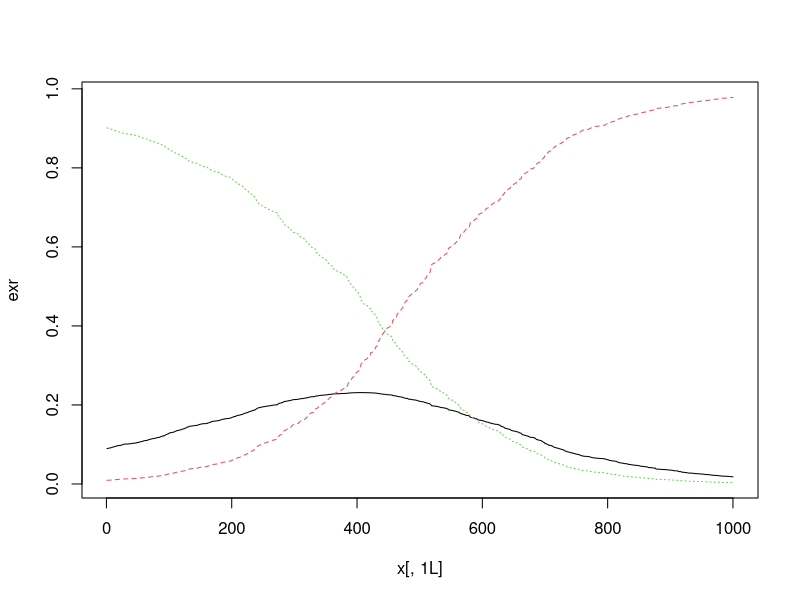
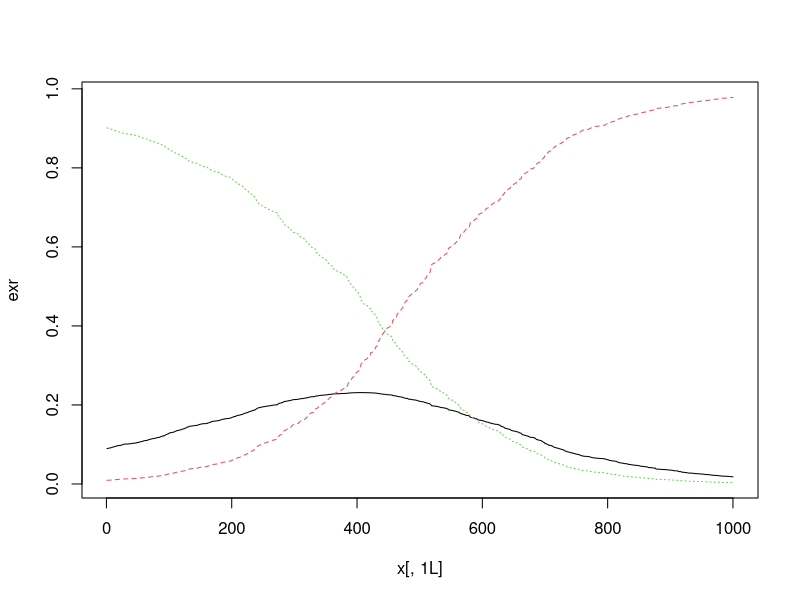
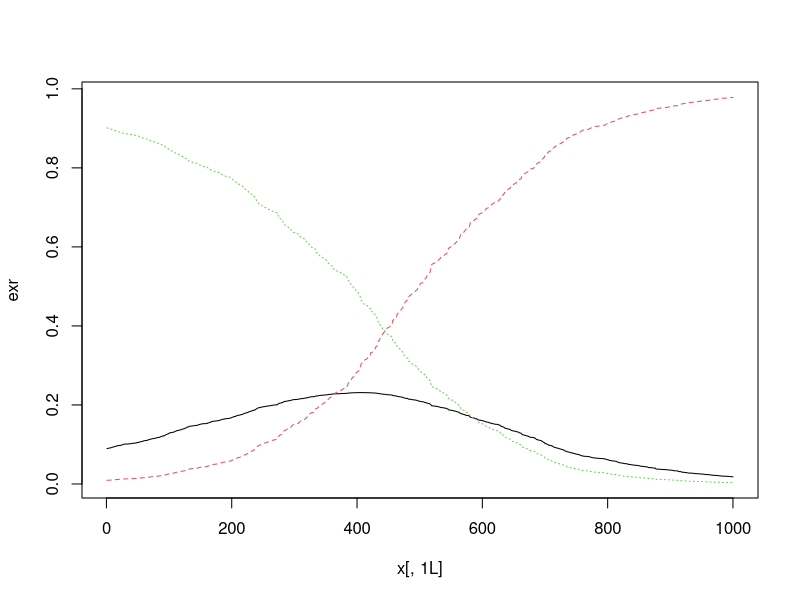
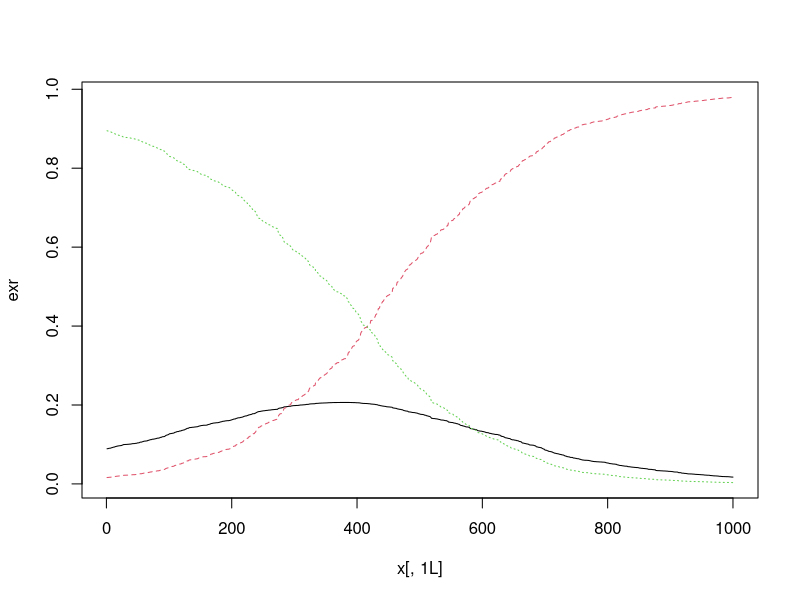
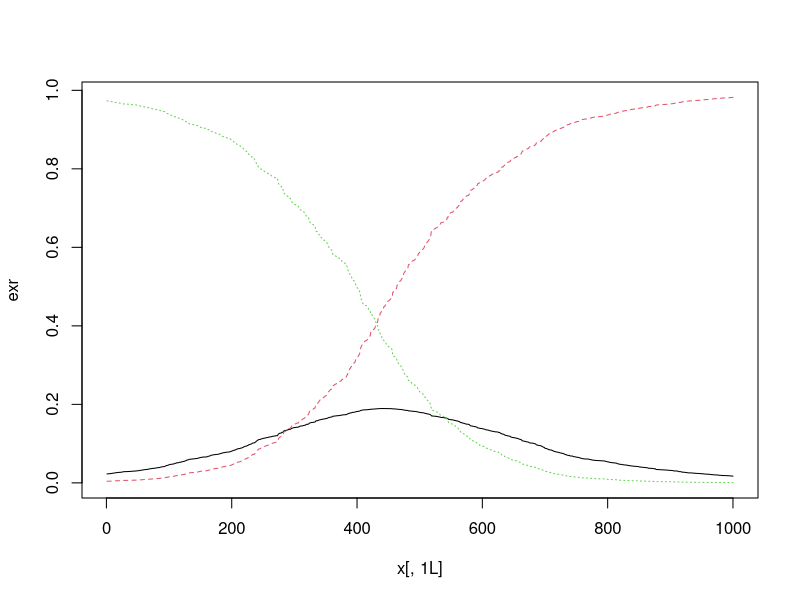
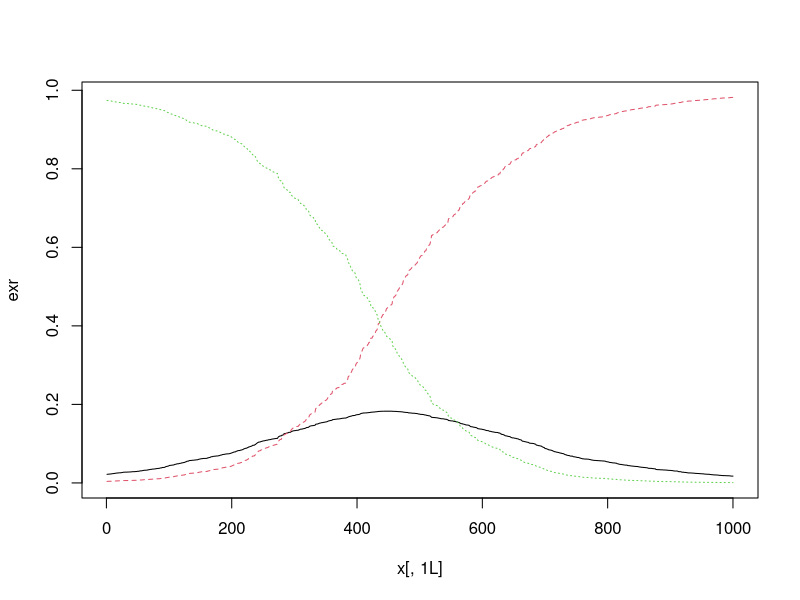
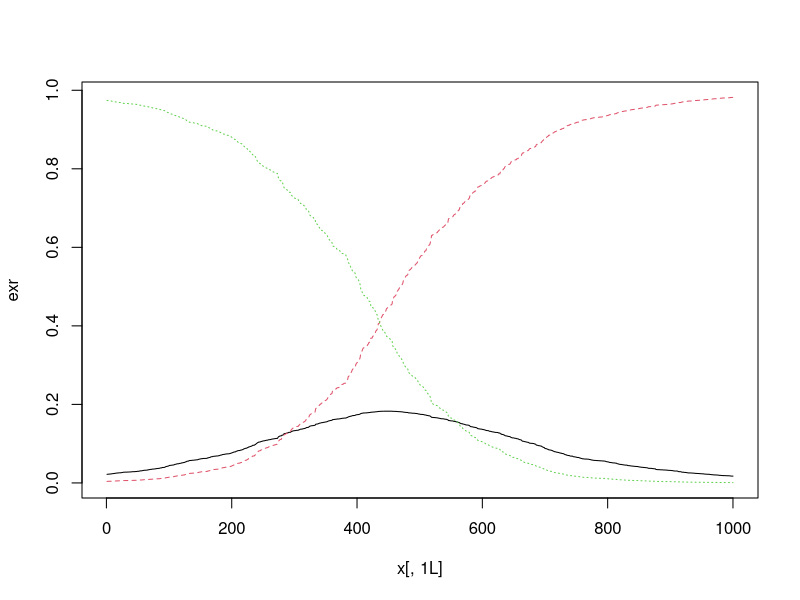
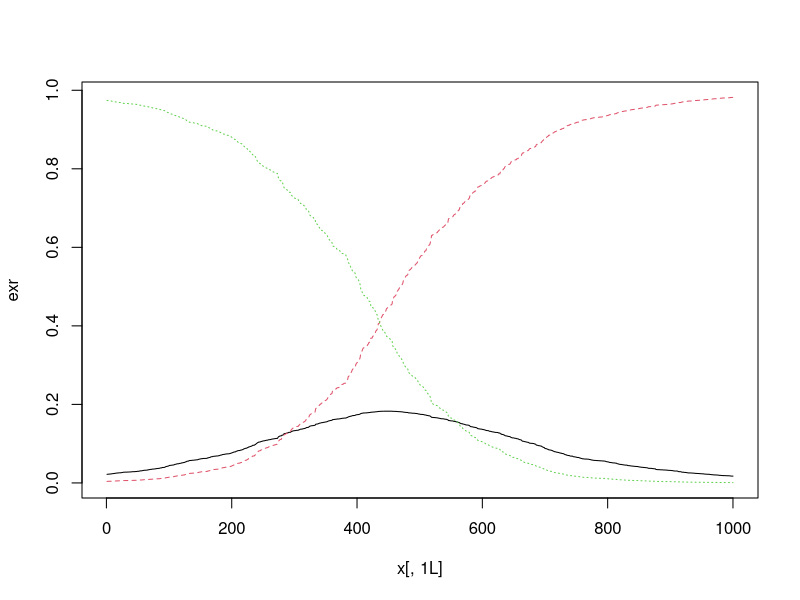

Reproduce these figures in R, in order. (Note: this script raises an error after producing the figures.)
library(mvtnorm)
library(MASS)
options(error=dump.frames)

# t - registered time, no censorship, nx1
# t.l, t.u - lower and upper bounds in interval-censored data, nx1 each 
# if data is uncensored, they should be equal (but only t.l is used)
# right.censored - indicator, nx1
# interv.censored - indicator, nx1
# X covariates - nxp
# w - simulated latent times, nx1
# Z - indicator of latent component, n x J
# beta - coeffcients of AFT models, J x p
# sigma - sigma of AFT models, J x 1 
# rho - coefficients of logistic link, J x p

moaftme.sampler <- function(t.l, t.u, right.censored, int.censored, X, J, M, 
        n0, S0, b0, B0, tune) {
    n <- nrow(X)
    p <- ncol(X)

    # samples
    w.samples <- matrix(NA, nrow=M, ncol=n)
    Z.samples <- array(NA, c(M, n, J))
    sigma.samples <- matrix(nrow=M, ncol=J)
    # usar B0
    beta.samples <- array(NA, c(M, J, p))
    rho.samples <- array(NA, c(M, J, p))

    # initial sampling
    Z.samples[1,,] <- t(rmultinom(n, 1, rep(1/J, J)))
    beta.samples[1,,] <- matrix(rnorm(p*J, mean=0, sd=1), ncol=p)
    rho.samples[1,,] <- matrix(rnorm(p*J, mean=0, sd=1), ncol=p)
    # set first col to zero for identifiability
    rho.samples[1,1,] <- matrix(0, nrow=p, ncol=1)
    #sigma.samples[1,] <- matrix(1/rgamma(J, n0/2, n0*S0/2), nrow=1)
    sigma.samples[1,] <- matrix(1, nrow=1, ncol=J)
    w.samples[1,] <- matrix(0, nrow=n)

    accepts <- rep(0, J)

    alpha0 <- 1
    lambda0 <- 1
    gamma0 <- 10

    accepts.rho <- 0
    
    # main loop
    for (m in 2:M) {
        print(m)

        w.samples[m,] <- sample.w(t.l, t.u, right.censored, int.censored,
                Z.samples[m-1,,],
                X,
                beta.samples[m-1,,],
                sigma.samples[m-1,])

        Z.samples[m,,] <- sample.z(w.samples[m,], X,
                beta.samples[m-1,,], 
                rho.samples[m-1,,],
                sigma.samples[m-1,])
        
        # sample.beta uses log of time
        Y <- log(w.samples[m,])
        out <- sample.beta(Y, X, Z.samples[m,,], n0, S0, b0, B0)
        beta.samples[m,,] <- out$beta
        sigma.samples[m,] <- out$sigma
        
        out <- sample.rho(X, Z.samples[m,,], rho.samples[m-1,,], gamma0, tune$rho)
        rho.samples[m,,] <- out$rho

        accepts.rho <- accepts.rho + out$accept
    }

    accepts.rho <- (accepts.rho*100)/m

    list(w.samples=w.samples,Z.samples=Z.samples,sigma.samples=sigma.samples,
            beta.samples=beta.samples,rho.samples=rho.samples,accepts.rho=accepts.rho)
}

# return .w, 1xp matrix of pseudo-observations
sample.w <- function(t.l, t.u, right.censored, int.censored, Z, X,
        .beta, .sigma) {
    # convert from 0,1 to T,F
    Z <- (Z == 1)
    # by default (no censorship) .w[i] = t.l
    .w <- t.l
    for (i in 1:nrow(t.l)) {
        xtb <- crossprod(X[i,], .beta[Z[i,],])
        s <- .sigma[Z[i,]]
        if (int.censored[i]==1) {
            FlFu <- plnorm(c(t.l[i], t.u[i]), xtb, s)
            # handle case when Fl and Fu ~ 1
            if (FlFu[1] > (1-1e-6)) {
                .w[i] <- runif(1, t.l[i], t.u[i])
            } else {
                .w[i] <- qlnorm(runif(1, FlFu[1], FlFu[2]), xtb, s)
            }
        } else if (right.censored[i]==1) {
            Fl <- plnorm(t.l[i], xtb, s)
            .w[i] <- qlnorm(runif(1, Fl, 1 ), xtb, s)
            .w[i] <- ifelse(is.infinite(.w[i]), t.l[i], .w[i])
        }
        #print(.w[i])
        if (is.infinite(.w[i])) {
            print('Infinite')
        }
        if (is.nan(.w[i])) {
            print('nan')
        }
        if (is.infinite(.w[i]) || is.nan(.w[i])) {
            print(.beta[Z[i,],])
            print(s)
            print(xtb)
            print(sprintf("i=%d, Fl=%f, Fu=%f, rc=%d", i, plnorm(t.l[i], xtb, s), plnorm(t.u[i], xtb, s), right.censored[i]))
        }
 
    }
    .w
}

dF.i <- function(t.i, x.i, .beta, .rho, .sigma) {
    .p <- exp(tcrossprod(x.i, .rho))
    .p <- .p/repmat(rowSums(.p), 1, ncol(.p))
    tcrossprod(.p,plnorm(t.i, tcrossprod(x.i,.beta) ,.sigma))
}

# return nxJ matrix Z where Z[i,j]=1 indicates obs. i comes from component j
sample.z <- function(w, X, .beta, .rho, .sigma) {
    # .p: nxj matrix where .p(i,j) = p(x.i, rho.j)
    xtr <- tcrossprod(X, .rho)
    # logs to (try to) avoid overflow
    .p <- exp(xtr - repmat(log(rowSums(exp(xtr))), 1, nrow(.rho)))

    # .f: nxj matrix where .f(i,j) = .f_j(x.i, .beta.j) 
    .f <- dlnorm(repmat(w, 1, ncol(.p)), tcrossprod(X,.beta), repmat(matrix(.sigma,nrow=1), nrow(X), 1))
    # h: nxj matrix where

    h <- .f * .p

    if (any(is.nan(h))) {
        #print("nan")
        #print(xtr)
        ##print(rowSums(exp(xtr)))
        #print(.p)
        #print(.f)
    }

    Z <- matrix(nrow=nrow(X), ncol=nrow(.beta))
    for (i in 1:nrow(X)) {
        Z[i,] <- rmultinom(1, 1, h[i,])
    }

    if (any(colSums(Z)==0)) {
        print("Empty z")
        browser()
    }

    Z
}

# Y: log(w)
# z: column of memberships for jth component
sample.beta <- function(Y,X,Z,n0,S0,b0,B0) {

    #J x p
    out.beta <- matrix(NA, nrow=ncol(Z), ncol=ncol(X))
    #1 x J
    out.sigma <- matrix(NA, nrow=1, ncol=ncol(Z))
    for (j in 1:nrow(out.beta)) {
        #out <- sample.beta.j(Y, X, Z.samples[m,,j], sigma.samples[m-1,j]^2, n0, S0, b0, B0)  
        #sigma.samples[m,j] <- sqrt(out$sig2j)
        #beta.samples[m,j,] <- t(out$beta.j)
        X.s<- matrix(X[Z[,j]==1,],nrow=sum(Z[,j]) ,ncol=ncol(X))
        Y.s<- Y[Z[,j]==1]
        .n <-nrow(X.s)
        p <- ncol(X.s)
        #b0<-matrix(0,ncol(X.s),1)
        #B0<-1000*diag(ncol(X.s))
        B1<- ginv(ginv(B0) + t(X.s) %*% X.s)
        b1<-B1%*%(ginv(B0)%*%b0 + t(X.s)%*%Y.s)
        beta.h<- ginv(t(X.s)%*% X.s ) %*% t(X.s) %*% Y.s
        n1<-n0 + .n


        S2 <- t(Y.s)%*% (diag(.n) - X.s%*%ginv(t(X.s)%*% X.s)%*%t(X.s) )%*% Y.s / (.n - ncol(X.s))
        n1S1<- n0*S0 + (.n-p)*S2[1,1] + t(beta.h - b0)%*% ginv( B0 + ginv(t(X.s)%*%X.s) ) %*% (beta.h -b0)
        out.sigma[j] <- sqrt(1/ rgamma(1,n1/2,n1S1/2))

        #out.beta[j,] <- t(rmvt(1,B1,n1)) + b1
        out.beta[j,] <- rmvnorm(1, b1, out.sigma[j] * B1)

        if (is.nan(out.sigma[j])) {
            print("Sigma nan")
            browser()
        }

        #while (is.nan(sigma.j))  {
        #    sigma.j <- 1/ rgamma(1,n1/2,n1S1/2)
        #}
    }
    list(beta=out.beta,sigma=out.sigma)
}

sample.beta.2 <- function(Y, X, Z) {
    #J x p
    out.beta <- matrix(NA, nrow=ncol(Z), ncol=ncol(X))
    #1 x J
    out.sigma <- matrix(NA, nrow=1, ncol=ncol(Z))

    # 0,1 -> T,F for indexing
    Z <- (Z==1)
    for (j in 1:nrow(out.beta)) {
        X.s <- X[Z[,j],]
        Y.s <- matrix(Y[Z[,j]],ncol=1)
        fit = lm(Y.s ~ 0 + X.s)
        .beta.hat <- matrix(fit$coef, c(1, fit$rank))
        s2 <- sum(fit$residuals^2)/fit$df.residual
        shape <- fit$df.residual/2
        rate <- fit$df.residual/2 * s2
        vbeta <- vcov(fit)/s2
        out.sigma[j] <- sqrt(1/rgamma(1, shape=shape, rate=rate))
        print(.beta.hat)
        print(vbeta)
        .beta <- mvrnorm(1, rep(0, ncol(.beta.hat)), vbeta) 
        out.beta[j,] <- .beta.hat + .beta * out.sigma[j]
    }
    #log.post <- function(.beta) {
    #    P1 <- X %*% solve(t(X.s) %*% X) %*% t(X)
    #    -(p+1)/2 * log(n+1) - n/2 * log(t(y) %*% y -n/(n+1) * t(y) %*% P1 %*% y - 1/(n+1) * t(.beta) %*% t(X) %*% P1 %*% X %*% .beta)
    #}
    list(beta=out.beta, sigma=out.sigma)
}

sample.beta.3 <- function(w, X, Z, .beta, .sigma, 
        alpha0, lambda0, tune.beta, tune.sigma) {

    n <- nrow(X)
    p <- ncol(X)
    J <- ncol(Z)

    #out.beta <- matrix(NA, nrow=J, ncol=p)
    #out.sigma <- matrix(NA, nrow=1, ncol=J)
    cand.beta <- .beta
    cand.sigma <- .sigma

    sumlogw <- t(as.matrix(rep(sum(log(w)), J)))

    log.post <- function(w.s, X.s, .b, .t) {
        # s: log posteriors of a beta matrix (J rows) and sigma vector (J)
        # as a vector of length J
        s <- ((alpha0 + n)/2 - 1)*log(.t)
        tcrossprod(X, .b)
        log(w)
        s <- s + (-.t/2) * colSums((tcrossprod(X, .b) - repmat(log(w), 1, J))^2)
        s <- s + t(as.matrix(diag(tcrossprod(.b)))) + lambda0
        s <- s - sumlogw
        sum(s)
    }

    Z <- (Z==1)
    accept.beta <- 0
    for (j in 1:J) {
        if (!any(Z[,j])) {
            next
        }
        w.s <- X[Z[,j],]
        X.s <- matrix(w[Z[,j]],ncol=1)
        .tau <- 1/.sigma
        cand.beta[j,] <- rmvnorm(1, .beta[j,], diag(p)*tune.beta)
        # vector of ratios, 1xJ
        ratio <- exp(log.post(w.s, X.s, cand.beta, .tau) - log.post(w.s, X.s, .beta, .tau)) 
        if (runif(1) < ratio) {
            # incorporate change in current beta
            .beta[j,] <- cand.beta[j,]
            accept.beta <- accept.beta + 1
        } else {
            # revert change
            cand.beta[j,] <- .beta[j,]
        }
    }

    accept.sigma <- 0
    for (j in 1:J) {
        if (!any(Z[,j])) {
            next
        }
        w.s <- X[Z[,j],]
        X.s <- matrix(w[Z[,j]],ncol=1)
        cand.sigma[j] <- rlnorm(1, .sigma[j], tune.sigma) 
        ratio <- exp(log.post(w.s, X.s, cand.beta, 1/cand.sigma) - log.post(w.s, X.s, .beta, 1/.sigma)) 
        if (runif(1) < ratio) {
            .sigma[j] <- cand.sigma[j]
            accept.sigma <- accept.sigma + 1
        } else {
            cand.sigma[j] <- .sigma[j]
        }
    }

    list(beta=.beta,sigma=.sigma,accept.beta=accept.beta,accept.sigma=accept.sigma)
}


# .rho: rho matrix Jxp
# tune: variance of proposal distrib
#  Z: nxJ membership matrix
# returns 1
sample.rho <- function(X, Z, .rho, gamma0, tune) {
    n <- nrow(X)
    p <- ncol(X)
    J <- ncol(Z)
    # log posteriors of rows of a rho matrix
    # as a vector of length J
    log.post <- function(r) {
        # TODO flatness for log.pri as parameter
        log.pri <- dmvnorm(r, rep(0, p), gamma0*diag(p),log=TRUE)
        exr <- exp(tcrossprod(X, r))
        exr1 <- exr
        xr <- tcrossprod(X, r)
        for(j in 1:J) {
         exr1[,j] <- exp( Z[,j] * xr[,j] )
        }
        exr <- exr1/repmat(rowSums(exr), 1, ncol(exr))
        log.lik <- colSums(log(exr))
        log.lik + log.pri
    }

    cand.rho <- matrix(0, nrow=nrow(.rho), ncol=ncol(.rho))
    # note we leave first row in 0 for identifiablity
    for (j in 2:nrow(.rho)) {
        cand.rho[j,] <- rmvnorm(1, .rho[j,], tune*diag(ncol(.rho)))
    }

    # vector of ratios, 1xJ
    ratio <- exp(log.post(cand.rho) - log.post(.rho)) 

    accept <- 0
    for (j in 2:nrow(.rho)) {
        if (runif(1) < ratio[j]) {
            accept <- accept + 1
            .rho[j,] <- cand.rho[j,] 
        } 
    }

    exr <- exp(tcrossprod(X, .rho))
    exr <- exr/repmat(rowSums(exr), 1, ncol(exr))
    matplot(y=exr, type='l')
    #matplot(t(.rho), type='l')
    list(rho=.rho,accept=accept)
}

# matlab-like
repmat <- function(a,n,m) { kronecker(matrix(1, n, m), a) }

# F(t_i | x_i, theta)
sim.data <- function(plot=FALSE) {
    n <- 1000
    X <- matrix(sort(runif(n, -2, 2)),ncol=1)
    .beta <- matrix(c(1,-1), nrow=2)
    .rho <- matrix(c(16, 8), nrow=2)
    .sigma <- matrix(c(.2, .1), nrow=1)
    .p <- 1/(1+exp(-.rho[1]*X))
    z <- rbinom(length(X), 1,  .p) 
    t0 <- exp(.beta[1]*X[z==0])*exp(rnorm(sum(z==0))*.sigma[1]) 
    t1 <- exp(.beta[2]*X[z==1])*exp(rnorm(sum(z==1))*.sigma[2]) 
    if (plot) {
        plot(X, .p, type="l", ylab="t", col="green", xlim=c(-2,2), ylim=c(0, 2))
        points(X[z==0], t0, col="blue", xlim=c(-2,2))
        points(X[z==1], t1, col="red",  xlim=c(-2,2))
        #dev.print(device=pdf,"simdata.pdf")
    }
    t.l <- matrix(c(t0, t1),ncol=1)
    t.u <- t.l
    right.censored <- rep(0, n)
    int.censored <- rep(0,n)
    list(t.l=t.l,t.u=t.u,
            right.censored=right.censored,
            int.censored=int.censored,
            z=z,
            beta=.beta,
            rho=.rho,
            sigma=.sigma,
            X=X)
}


test.sample.w <- function() {
    n <- 40
    X <- matrix(0.1, nrow=n)
    x.i <- X[1,]
    .beta <- matrix(c(1), nrow=1)
    .sigma <- matrix(c(.2), nrow=1)

    t. <- seq(0, 2, 0.001) 
    Z <- matrix(1,nrow=nrow(X))

    # all int censored
    rc <- rep(0, length(t.))
    ic <- rep(1, length(t.))

    l <- 1.0
    u <- 1.4
    t.l <- matrix(rep(l, nrow(X)), ncol=1)
    t.u <- matrix(rep(u, nrow(X)), ncol=1)
    w <- sample.w(t.l, t.u, rc, ic, Z, X, .beta, .sigma) 

    xtb <- x.i*.beta
    sdlog <- .sigma
    F. <- plnorm(t., xtb, sdlog)
    f. <- dlnorm(t., xtb, sdlog)

    plot(t., F., type='l', col="red", xlim=c(0, max(t.)))
    lines(t., f./2, col="black", lty=4)
    lines(c(l, l), c(0, 10), col="gray")
    lines(c(u, u), c(0, 10), col="gray")
    Fl <- plnorm(l, xtb, sdlog)
    Fu <- plnorm(u, xtb, sdlog)
    Fw <- plnorm(w, xtb, sdlog)
    lines(c(0, max(t.)), c(Fl, Fl), col="green")
    lines(c(0, max(t.)), c(Fu, Fu), col="blue")
    points(w, rep(0, length(w)), pch='|')
    points(rep(0, length(Fw)), Fw, pch='-')
    #dev.print(device=pdf,"samplew.pdf")
}

test.sampler.1 <- function() {
    n0 <- 1
    S0 <- diag(100)
    b0 <- 1
    B0 <- 1
    tune <- list(sigma=0.005, beta=0.005, rho=0.35)
    M <- 1000
    J <- 3

    sim <- sim.data()
    X <- cbind(rep(1,nrow(sim$X)), sim$X)

    rc <- sim$right.censored
    ic <- sim$int.censored

    out <- moaftme.sampler(sim$t.l, sim$t.u, rc, ic, X, J, M, 
        n0=1, S0=2, b0=matrix(0,2,1), B0=100*diag(2), tune)
    #out <- moaftme.MCEM(sim$t.l, sim$t.u, rc, ic, X, J, M)
    out
}

test.sampler.2 <- function() {
    n0 <- 1
    S0 <- diag(100)
    b0 <- 1
    B0 <- 1
    tune <- list(sigma=1, beta=1, rho=0.25)
    M <- 400
    J <- 3

    d <- read.table('flourbeetle.txt', header=TRUE)

    X <- model.matrix(~ X1, d)

    rc <- d$rc
    ic <- d$ic
    t.l <- matrix(d$t.l,ncol=1)
    t.u <- matrix(d$t.u,ncol=1)

    out <- moaftme.sampler(t.l, t.u, rc, ic, X, J, M, 
           n0=1, S0=2, b0=matrix(0,2,1), B0=100*diag(2), tune)
    # out <- moaftme.MCEM(t.l, t.u, rc, ic, X, J, M)
    out
}

if (FALSE) {
    ts.plot(out$beta[,1,1])
    plot(density(out$beta[,1,1]))
    ts.plot(out$beta[,1,2])
    ts.plot(out$beta[,2,1])
    ts.plot(out$beta[,2,2])
    ts.plot(out$sigma[,1])
    plot(density(out$sigma[,1]))
    ts.plot(out$sigma[,1])
    ts.plot(out$sigma[,2])
    ts.plot(out$rho[,2,1])
    ts.plot(out$rho[,3,1])
    matplot(cbind(out$beta[,1,1], 10*out$sigma[,1]), type='l')
    matplot(out$beta[,1,1:2], type='l')
    matplot(out$rho[,1,1:2], type='l')
    matplot(out$rho[,2,1:2], type='l')
    acf(out$beta[,1,1:2])
    acf(out$beta[,2,1:2])
    acf(out$rho[,2,1])
    acf(out$sigma[,1:2])
    
    ts.plot(out$sigma[100:1000,2])
    ts.plot(out$beta[100:1000,1,1:2])
    ts.plot(out$beta[100:1000,2,1:2])
    ts.plot(out$rho[100:1000,2,1])
    mean(out$rho[100:1000,2,2])

}

#test.sample.rho()
#test.sample.w()
#test.sample.z()
#sim.data(TRUE)
#package.skeleton(name="moaftme", namespace=TRUE)
out <- test.sampler.1()
#out <- test.sampler.2()

